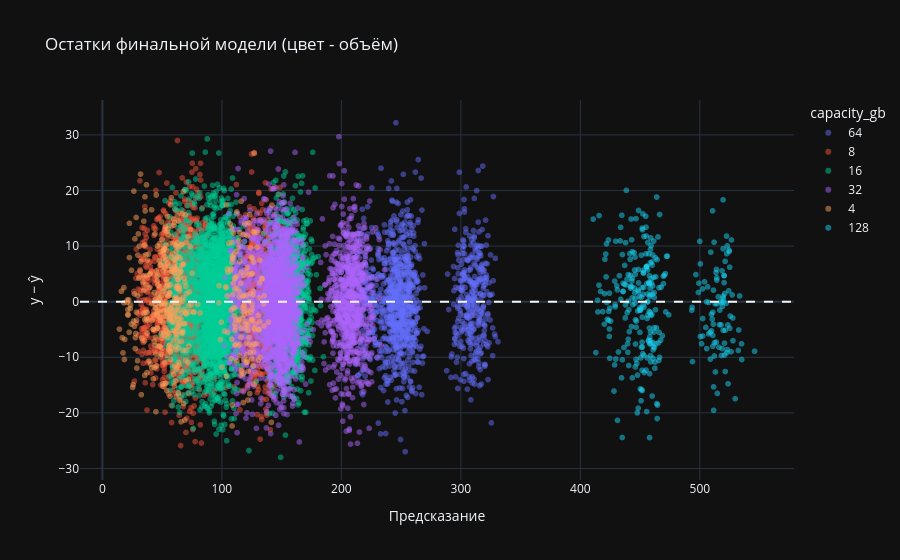

Notebook source saved alongside this figure:
### Markdown cell above
<font size="4">

y_true vs y_pred - точки плотно лежат вдоль диагонали на всём диапазоне цен, от ~10 до ~550 USD, и для всех трёх поколений одинаково

<font/>

### Code cell
fig = px.scatter(
    error_df,
    x='y_pred', y='residual',
    color=error_df['capacity_gb'].astype(str),
    opacity=0.5,
    labels={'color': 'capacity_gb'},
    title='Остатки финальной модели (цвет - объём)'
)
fig.add_hline(y=0, line_dash='dash')
fig.update_layout(template='plotly_dark', height=560, xaxis_title='Предсказание', yaxis_title='y − ŷ')
fig.show()

### Figure 1 — Plotly figure (JSON) as saved in the notebook; plotly's stock layout.template omitted (floating-point values rounded to 4 significant figures; data arrays with more than 128 entries replaced by an {"elided": "..."} marker saying what was removed)
{"data": [{"hovertemplate": "capacity_gb=64<br>y_pred=%{x}<br>residual=%{y}<extra></extra>", "legendgroup": "64", "marker": {"color": "#636efa", "opacity": 0.5, "symbol": "circle"}, "mode": "markers", "name": "64", "showlegend": true, "type": "scattergl", "x": {"elided": "1157 float values"}, "xaxis": "x", "y": {"elided": "1157 float values"}, "yaxis": "y"}, {"hovertemplate": "capacity_gb=8<br>y_pred=%{x}<br>residual=%{y}<extra></extra>", "legendgroup": "8", "marker": {"color": "#EF553B", "opacity": 0.5, "symbol": "circle"}, "mode": "markers", "name": "8", "showlegend": true, "type": "scattergl", "x": {"elided": "1955 float values"}, "xaxis": "x", "y": {"elided": "1955 float values"}, "yaxis": "y"}, {"hovertemplate": "capacity_gb=16<br>y_pred=%{x}<br>residual=%{y}<extra></extra>", "legendgroup": "16", "marker": {"color": "#00cc96", "opacity": 0.5, "symbol": "circle"}, "mode": "markers", "name": "16", "showlegend": true, "type": "scattergl", "x": {"elided": "3483 float values"}, "xaxis": "x", "y": {"elided": "3483 float values"}, "yaxis": "y"}, {"hovertemplate": "capacity_gb=32<br>y_pred=%{x}<br>residual=%{y}<extra></extra>", "legendgroup": "32", "marker": {"color": "#ab63fa", "opacity": 0.5, "symbol": "circle"}, "mode": "markers", "name": "32", "showlegend": true, "type": "scattergl", "x": {"elided": "2552 float values"}, "xaxis": "x", "y": {"elided": "2552 float values"}, "yaxis": "y"}, {"hovertemplate": "capacity_gb=4<br>y_pred=%{x}<br>residual=%{y}<extra></extra>", "legendgroup": "4", "marker": {"color": "#FFA15A", "opacity": 0.5, "symbol": "circle"}, "mode": "markers", "name": "4", "showlegend": true, "type": "scattergl", "x": {"elided": "520 float values"}, "xaxis": "x", "y": {"elided": "520 float values"}, "yaxis": "y"}, {"hovertemplate": "capacity_gb=128<br>y_pred=%{x}<br>residual=%{y}<extra></extra>", "legendgroup": "128", "marker": {"color": "#19d3f3", "opacity": 0.5, "symbol": "circle"}, "mode": "markers", "name": "128", "showlegend": true, "type": "scattergl", "x": {"elided": "333 float values"}, "xaxis": "x", "y": {"elided": "333 float values"}, "yaxis": "y"}], "layout": {"height": 560, "legend": {"title": {"text": "capacity_gb"}, "tracegroupgap": 0}, "shapes": [{"line": {"dash": "dash"}, "type": "line", "x0": 0, "x1": 1, "xref": "x domain", "y0": 0, "y1": 0, "yref": "y"}], "title": {"text": "Остатки финальной модели (цвет - объём)"}, "xaxis": {"anchor": "y", "domain": [0, 1], "title": {"text": "Предсказание"}}, "yaxis": {"anchor": "x", "domain": [0, 1], "title": {"text": "y − ŷ"}}}}
